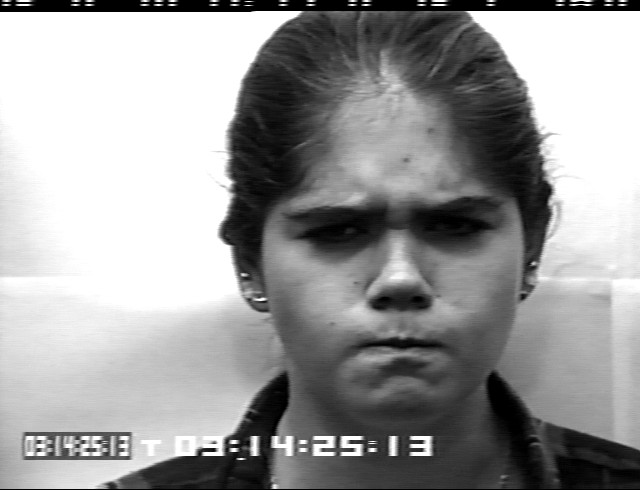
#> input picture other_dataset/Angry/S011_004_00000019.png, 640 x 490 px, found by its file name; its folder holds only this picture in this run
$ python process_images_to_csv.py
#> lines starting #> are read from the running program, lines starting #| are printed output that depends on the picture
# -*- coding: utf-8 -*-
"""
将图片数据集（如CK+的部分数据）处理成FER2013 CSV格式的脚本
"""
import os
import cv2
import pandas as pd
import numpy as np
from sklearn.model_selection import train_test_split

# 定义情绪标签映射
# FER2013标准标签: 0: Angry, 1: Disgust, 2: Fear, 3: Happy, 4: Sad, 5: Surprise, 6: Neutral
# 根据 'other_dataset' 目录下的文件夹名称进行调整
emotion_labels = {
    "Angry": 0,
    "Disgust": 1,
    "Fear": 2,
    "Happy": 3,
    "Sad": 4,
    "Surprise": 5
    # "Neutral": 6 # 如果有Neutral文件夹，取消注释并添加
}

# 图片参数
IMG_WIDTH = 48
IMG_HEIGHT = 48

# 数据集路径
INPUT_DATA_DIR = "d:\\ALL_ProjectHome\\Python\\SFD1v1.3\\other_dataset"
OUTPUT_CSV_PATH = "d:\\ALL_ProjectHome\\Python\\SFD1v1.3\\fer2013\\fer2013_custom.csv" # 输出新的csv，避免覆盖示例

def create_fer2013_csv_from_images(input_dir, output_csv):
    print(f"开始从 {input_dir} 处理图片...")
    data = {"emotion": [], "pixels": [], "Usage": []}

    # 确保输出目录存在
    output_folder = os.path.dirname(output_csv)
    if not os.path.exists(output_folder):
        os.makedirs(output_folder)
        print(f"创建目录: {output_folder}")

    for emotion_name, emotion_label in emotion_labels.items():
        emotion_dir = os.path.join(input_dir, emotion_name)
        if not os.path.isdir(emotion_dir):
            print(f"警告: 目录 {emotion_dir} 不存在，跳过情绪 {emotion_name}")
            continue

        print(f"处理情绪: {emotion_name} (标签: {emotion_label})")
        images_in_emotion = []
        for img_file in os.listdir(emotion_dir):
            img_path = os.path.join(emotion_dir, img_file)
            try:
                # 读取图片为灰度图
                img = cv2.imread(img_path, cv2.IMREAD_GRAYSCALE)
#> img is the input picture: shape (490, 640); min 0, max 255, mean 155.3
                if img is None:
                    print(f"警告: 无法读取图片 {img_path}，跳过.")
                    continue

                # 调整大小
                img_resized = cv2.resize(img, (IMG_WIDTH, IMG_HEIGHT))
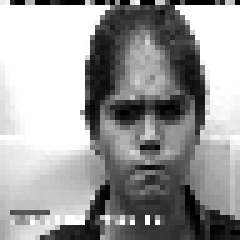
#> img_resized: shape (48, 48) (shown 5 times larger); min 0, max 255, mean 156.9

                # 展平像素值并转换为空格分隔的字符串
                pixels_str = ' '.join(map(str, img_resized.flatten()))
                images_in_emotion.append((emotion_label, pixels_str))

            except Exception as e:
                print(f"处理图片 {img_path} 时出错: {e}")

        if not images_in_emotion:
            print(f"情绪 {emotion_name} 目录中没有找到有效图片.")
            continue

        # 为当前情绪的数据集划分Usage
        # 简单划分为 80% Training, 10% PublicTest, 10% PrivateTest
        # 为了保证每个类别都有数据在各个set，我们对每个emotion文件夹下的图片进行划分
        num_images = len(images_in_emotion)
#> num_images = 1
        train_size = int(0.8 * num_images)
#> train_size = 0
        public_test_size = int(0.1 * num_images)
#> public_test_size = 0
        # private_test_size = num_images - train_size - public_test_size # 剩余的给PrivateTest

        # 打乱顺序以便随机分配
        np.random.shuffle(images_in_emotion)

        for i, (label, pixels) in enumerate(images_in_emotion):
            data["emotion"].append(label)
            data["pixels"].append(pixels)
            if i < train_size:
                data["Usage"].append("Training")
            elif i < train_size + public_test_size:
                data["Usage"].append("PublicTest")
            else:
                data["Usage"].append("PrivateTest")
#> this loop made 1 pass
#> label on pass 1: 0

    if not data["emotion"]:
        print("没有处理任何图片，无法生成CSV文件。请检查输入目录和图片格式。")
        return

    df = pd.DataFrame(data)
    df.to_csv(output_csv, index=False)
    print(f"成功将 {len(df)} 条数据保存到 {output_csv}")
    print("CSV文件列名: ", df.columns.tolist())
    print("前5行数据:")
    print(df.head())

if __name__ == "__main__":
    # 确保fer2013目录存在，如果脚本直接运行，它可能需要创建这个目录
    # 但通常这个目录应该由 download_fer2013.py 创建
    fer2013_dir = os.path.join("d:\\ALL_ProjectHome\\Python\\SFD1v1.3", "fer2013")
    if not os.path.exists(fer2013_dir):
        os.makedirs(fer2013_dir)
        print(f"创建目录: {fer2013_dir}")

    create_fer2013_csv_from_images(INPUT_DATA_DIR, OUTPUT_CSV_PATH)
    print("\n脚本执行完毕。")
    print(f"请检查生成的CSV文件: {OUTPUT_CSV_PATH}")
    print("如果需要，您可以将此CSV文件重命名为 'fer2013.csv' 并替换 'fer2013' 目录下的同名文件，")
    print("或者修改 'load_and_process.py' 中的 'dataset_path' 指向这个新生成的文件。")
